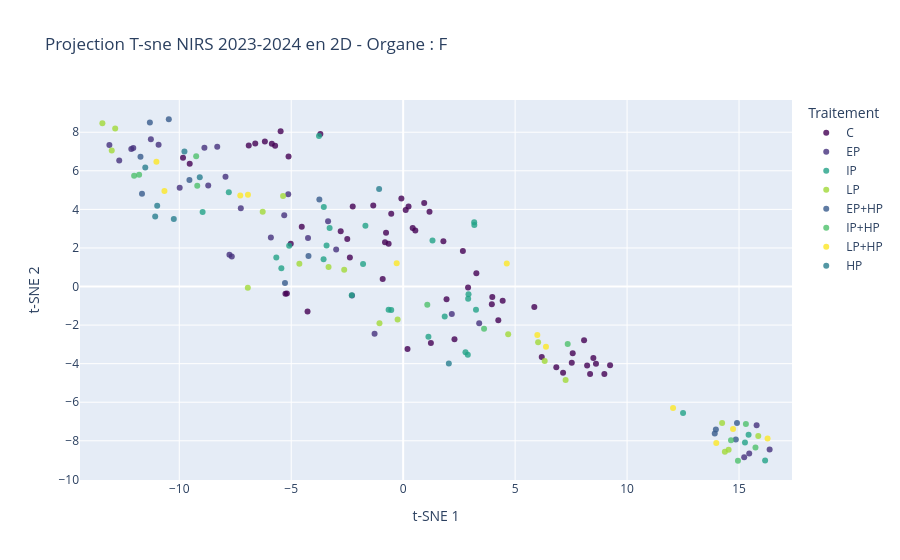
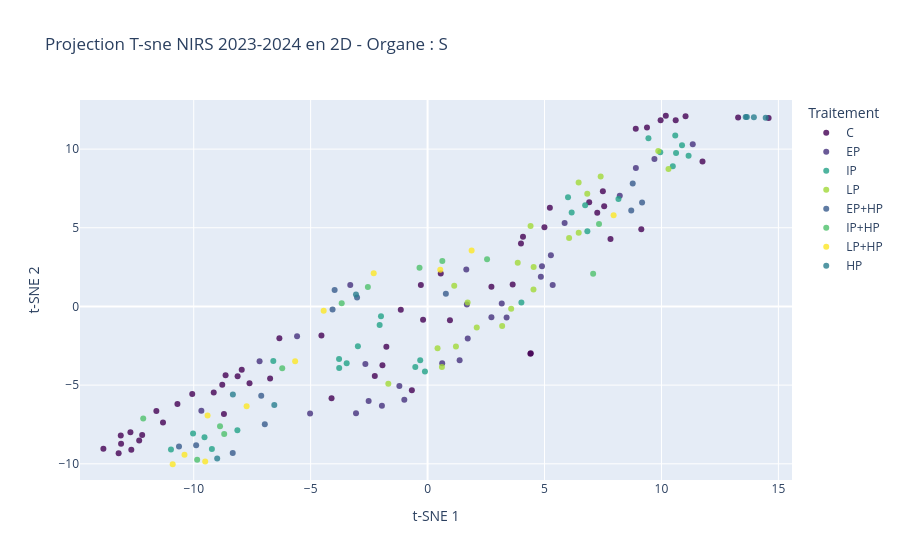

Here is the notebook cell these charts were saved with, in order:
### Code cell
organes = data_nirs['organe'].dropna().unique()

for org in organes:
    # Filtrer les données par organe
    data_org = data_nirs[data_nirs['organe'] == org].copy()
    
    X = data_org[NIRS_INDEXES].values
    X_scaled = StandardScaler().fit_transform(X)

    # Calculer une perplexity adaptée au nombre d'échantillons
    n_samples = len(data_org)
    if n_samples < 2:
        print(f"Pas assez de données pour l'organe {org}")
        continue
        
    recommended_perplexity = min(30, max(5, n_samples // 3))

    # Appliquer le t-SNE
    tsne = TSNE(n_components=2, 
                perplexity=recommended_perplexity, 
                max_iter=3000,
                random_state=42,
                verbose=0)
    
    print(f"Calcul du t-SNE pour l'organe : {org} ({n_samples} échantillons)")
    X_tsne = tsne.fit_transform(X_scaled)

    # Renommage de 'traitement' en 'Traitement' car la fonction 't_SNE_2D_display' attend une majuscule
    if 'traitement' in data_org.columns and 'Traitement' not in data_org.columns:
        data_org = data_org.rename(columns={'traitement': 'Traitement'})

    # Affichage interactif
    t_SNE_2D_display(X_tsne, data_org, f"Projection T-sne NIRS 2023-2024 en 2D - Organe : {org}")

### Figure 1 — Plotly figure (JSON) as saved in the notebook; plotly's stock layout.template omitted (floating-point values rounded to 4 significant figures)
{"data": [{"hovertemplate": "Traitement=C<br>t-SNE 1=%{x}<br>t-SNE 2=%{y}<extra></extra>", "legendgroup": "C", "marker": {"color": "rgb(68, 1, 84)", "opacity": 0.8, "symbol": "circle"}, "mode": "markers", "name": "C", "orientation": "v", "showlegend": true, "type": "scatter", "x": [5.857, -6.607, -6.896, 4.444, 0.9394, -5.473, 1.797, -6.177, 2.667, 3.98, -1.336, 0.24, -0.9145, -5.719, -0.5332, 1.176, 3.268, -3.699, -0.8104, -5.12, -0.7652, 3.96, 8.08, -0.08041, 0.5425, -5.866, 0.1128, 0.4251, 2.898, 8.986, -2.253, 8.216, 8.348, 8.611, -0.6491, 6.84, 6.189, 7.53, 9.241, 4.249, 7.572, 8.494, 1.937, 7.141, -2.496, -4.529, -5.02, -2.79, -2.38, -4.271, -9.533, -5.257, -5.194, 2.291, -9.832, 0.195, 1.238], "xaxis": "x", "y": [-1.063, 7.418, 7.31, -0.7378, 4.333, 8.051, 2.344, 7.523, 1.843, -0.5476, 4.204, 4.145, 0.3879, 7.301, 3.777, 3.875, 0.6944, 7.905, 2.299, 6.748, 2.794, -0.9158, -2.792, 4.56, 2.911, 7.397, 3.963, 3.029, -0.04487, -4.531, 4.145, -4.098, -4.532, -4.0, 2.217, -4.189, -3.655, -3.953, -4.078, -1.744, -3.461, -3.713, -0.6569, -4.466, 2.467, 3.105, 2.222, 2.866, 1.508, -1.293, 6.361, -0.3785, -0.3591, -2.734, 6.678, -3.237, -2.926], "yaxis": "y"}, {"hovertemplate": "Traitement=EP<br>t-SNE 1=%{x}<br>t-SNE 2=%{y}<extra></extra>", "legendgroup": "EP", "marker": {"color": "rgb(69, 49, 125)", "opacity": 0.8, "symbol": "circle"}, "mode": "markers", "name": "EP", "orientation": "v", "showlegend": true, "type": "scatter", "x": [-12.68, -8.877, -12.14, -8.304, -12.05, -10.92, -11.27, -13.12, -7.654, -5.908, -5.312, -3.354, -7.935, -2.993, -4.249, -7.758, -5.134, -1.277, 2.172, -2.285, -9.981, -7.251, -8.707, 3.395, 15.79, 16.37, 15.23, 15.46], "xaxis": "x", "y": [6.54, 7.19, 7.133, 7.246, 7.188, 7.347, 7.632, 7.34, 1.557, 2.548, 3.695, 3.386, 5.698, 1.913, 2.522, 1.642, 4.782, -2.45, -1.431, -0.4707, 5.118, 4.061, 5.239, -1.905, -7.193, -8.452, -8.848, -8.66], "yaxis": "y"}, {"hovertemplate": "Traitement=IP<br>t-SNE 1=%{x}<br>t-SNE 2=%{y}<extra></extra>", "legendgroup": "IP", "marker": {"color": "rgb(34, 162, 135)", "opacity": 0.8, "symbol": "circle"}, "mode": "markers", "name": "IP", "orientation": "v", "showlegend": true, "type": "scatter", "x": [-0.5339, 2.918, -1.686, 3.252, 2.902, 1.309, 3.172, -3.759, -3.286, -7.788, -3.422, -5.092, 3.178, -8.957, -3.545, -5.666, 2.783, -2.297, -3.555, 1.855, -5.441, 2.887, -0.65, -1.791, 1.128, 16.16, 15.43, 15.27, 12.5], "xaxis": "x", "y": [-1.221, -0.3961, 3.145, -1.206, -0.6352, 2.384, 3.329, 7.803, 3.034, 4.884, 2.124, 2.113, 3.19, 3.864, 4.119, 1.511, -3.408, -0.4524, 1.412, -1.559, 0.948, -3.535, -1.208, 1.162, -2.605, -9.02, -7.686, -8.084, -6.557], "yaxis": "y"}, {"hovertemplate": "Traitement=LP<br>t-SNE 1=%{x}<br>t-SNE 2=%{y}<extra></extra>", "legendgroup": "LP", "marker": {"color": "rgb(161, 217, 56)", "opacity": 0.8, "symbol": "circle"}, "mode": "markers", "name": "LP", "orientation": "v", "showlegend": true, "type": "scatter", "x": [7.254, 6.027, -13.43, -12.86, -13.01, -1.059, 6.32, 4.69, -6.938, -5.363, -3.333, -6.273, -4.636, -0.2476, -2.634, 14.54, 14.24, 15.86, 14.37], "xaxis": "x", "y": [-4.844, -2.896, 8.46, 8.191, 7.049, -1.911, -3.867, -2.471, -0.05824, 4.687, 1.016, 3.879, 1.183, -1.706, 0.8731, -8.465, -7.078, -7.746, -8.568], "yaxis": "y"}, {"hovertemplate": "Traitement=EP+HP<br>t-SNE 1=%{x}<br>t-SNE 2=%{y}<extra></extra>", "legendgroup": "EP+HP", "marker": {"color": "rgb(55, 91, 140)", "opacity": 0.8, "symbol": "circle"}, "mode": "markers", "name": "EP+HP", "orientation": "v", "showlegend": true, "type": "scatter", "x": [-10.47, -11.31, -11.66, -4.229, -11.73, -5.278, -9.547, -3.744, 13.92, 13.97, 14.86, 14.91], "xaxis": "x", "y": [8.672, 8.504, 4.807, 1.585, 6.727, 0.1871, 5.529, 4.509, -7.617, -7.409, -7.93, -7.076], "yaxis": "y"}, {"hovertemplate": "Traitement=IP+HP<br>t-SNE 1=%{x}<br>t-SNE 2=%{y}<extra></extra>", "legendgroup": "IP+HP", "marker": {"color": "rgb(77, 193, 107)", "opacity": 0.8, "symbol": "circle"}, "mode": "markers", "name": "IP+HP", "orientation": "v", "showlegend": true, "type": "scatter", "x": [3.613, 7.348, 1.077, -9.245, -12.02, -9.196, -11.79, 15.73, 15.31, 14.95, 14.64], "xaxis": "x", "y": [-2.193, -2.978, -0.9442, 6.751, 5.748, 5.226, 5.801, -8.342, -7.125, -9.033, -7.976], "yaxis": "y"}, {"hovertemplate": "Traitement=LP+HP<br>t-SNE 1=%{x}<br>t-SNE 2=%{y}<extra></extra>", "legendgroup": "LP+HP", "marker": {"color": "rgb(253, 231, 37)", "opacity": 0.8, "symbol": "circle"}, "mode": "markers", "name": "LP+HP", "orientation": "v", "showlegend": true, "type": "scatter", "x": [-0.2895, 4.627, 5.992, 6.378, -10.66, -11.02, -6.932, -7.275, 14.73, 12.05, 13.98, 16.28], "xaxis": "x", "y": [1.211, 1.2, -2.515, -3.124, 4.953, 6.469, 4.762, 4.722, -7.395, -6.3, -8.116, -7.883], "yaxis": "y"}, {"hovertemplate": "Traitement=HP<br>t-SNE 1=%{x}<br>t-SNE 2=%{y}<extra></extra>", "legendgroup": "HP", "marker": {"color": "rgb(40, 126, 142)", "opacity": 0.8, "symbol": "circle"}, "mode": "markers", "name": "HP", "orientation": "v", "showlegend": true, "type": "scatter", "x": [-9.084, -10.24, -11.08, -10.99, -9.768, -1.075, 2.04, -11.52], "xaxis": "x", "y": [5.66, 3.506, 3.627, 4.194, 7.001, 5.052, -3.988, 6.168], "yaxis": "y"}], "layout": {"legend": {"title": {"text": "Traitement"}, "tracegroupgap": 0}, "title": {"text": "Projection T-sne NIRS 2023-2024 en 2D - Organe : F"}, "xaxis": {"anchor": "y", "domain": [0, 1], "range": [-14.43, 17.37], "title": {"text": "t-SNE 1"}}, "yaxis": {"anchor": "x", "domain": [0, 1], "range": [-10.03, 9.672], "title": {"text": "t-SNE 2"}}}}

### Figure 2 — Plotly figure (JSON) as saved in the notebook; plotly's stock layout.template omitted (floating-point values rounded to 4 significant figures)
{"data": [{"hovertemplate": "Traitement=C<br>t-SNE 1=%{x}<br>t-SNE 2=%{y}<extra></extra>", "legendgroup": "C", "marker": {"color": "rgb(68, 1, 84)", "opacity": 0.8, "symbol": "circle"}, "mode": "markers", "name": "C", "orientation": "v", "showlegend": true, "type": "scatter", "x": [-4.107, -4.538, -6.734, -8.708, -13.12, -8.123, -13.11, -12.2, -8.637, -7.947, -12.71, -12.67, -13.21, -11.6, -12.33, -10.06, -9.144, -7.614, -11.31, -8.779, -10.7, -6.337, -13.86, -1.763, -0.1934, 4.079, -1.931, -1.146, 4.996, 3.993, 5.228, 10.19, 4.396, 9.381, 4.412, 10.61, 9.964, 8.901, 11.03, 7.495, 2.73, -0.2873, 0.5629, 7.551, 6.91, 7.254, -2.257, 3.638, 0.956, 9.138, -0.6731, 11.75, 14.58, 7.821, 13.28], "xaxis": "x", "y": [-5.828, -1.845, -4.573, -6.841, -8.203, -4.437, -8.732, -8.173, -4.373, -4.016, -7.991, -9.113, -9.337, -6.642, -8.516, -5.56, -5.471, -4.886, -7.376, -4.973, -6.206, -2.021, -9.047, -2.56, -0.8456, 4.425, -3.738, -0.2058, 5.038, 4.006, 6.269, 12.12, -2.999, 11.38, -2.967, 11.83, 11.84, 11.3, 12.09, 7.316, 1.253, 1.369, 2.089, 6.368, 6.626, 5.96, -4.423, 1.398, -0.8844, 4.901, -5.322, 9.205, 11.97, 4.283, 12.01], "yaxis": "y"}, {"hovertemplate": "Traitement=EP<br>t-SNE 1=%{x}<br>t-SNE 2=%{y}<extra></extra>", "legendgroup": "EP", "marker": {"color": "rgb(69, 49, 125)", "opacity": 0.8, "symbol": "circle"}, "mode": "markers", "name": "EP", "orientation": "v", "showlegend": true, "type": "scatter", "x": [-0.9947, -1.953, 4.892, -3.06, 8.218, -2.521, 3.171, 1.716, 8.905, 4.843, 1.37, 5.273, 5.859, 1.655, -2.66, 2.729, 0.6241, 1.68, -5.024, -1.207, 5.349, 9.699, 3.378, 11.34, -9.673, -5.581, -7.184, -3.307], "xaxis": "x", "y": [-5.923, -6.316, 2.55, -6.79, 7.032, -6.002, 0.1923, -2.038, 8.793, 1.88, -3.427, 3.253, 5.308, 2.344, -3.658, -0.6812, -3.616, 0.1316, -6.797, -5.063, 1.363, 9.364, -0.6962, 10.3, -6.632, -1.897, -3.481, 1.362], "yaxis": "y"}, {"hovertemplate": "Traitement=IP<br>t-SNE 1=%{x}<br>t-SNE 2=%{y}<extra></extra>", "legendgroup": "IP", "marker": {"color": "rgb(34, 162, 135)", "opacity": 0.8, "symbol": "circle"}, "mode": "markers", "name": "IP", "orientation": "v", "showlegend": true, "type": "scatter", "x": [-2.05, -8.133, -9.223, -3.78, -3.785, -3.46, -2.98, -1.993, -0.3154, 4.011, 6.738, 9.948, 6.005, 6.161, -0.5256, -0.113, -6.597, -10.03, -9.539, -10.97, 11.16, 10.88, 10.48, 10.62, 10.59, 6.832, 8.161, 9.443], "xaxis": "x", "y": [-1.177, -7.874, -9.068, -3.905, -3.345, -3.613, -2.534, -0.6262, -3.42, 0.2526, 6.436, 9.794, 6.943, 5.968, -3.854, -4.142, -3.471, -8.073, -8.321, -9.093, 9.58, 10.25, 8.905, 9.751, 10.87, 4.78, 6.832, 10.69], "yaxis": "y"}, {"hovertemplate": "Traitement=LP<br>t-SNE 1=%{x}<br>t-SNE 2=%{y}<extra></extra>", "legendgroup": "LP", "marker": {"color": "rgb(161, 217, 56)", "opacity": 0.8, "symbol": "circle"}, "mode": "markers", "name": "LP", "orientation": "v", "showlegend": true, "type": "scatter", "x": [3.573, 2.102, 1.139, 6.828, 4.403, 6.458, 1.212, 3.855, -1.679, 6.051, 0.6128, 1.712, 4.535, 10.3, 3.188, 4.528, 7.4, 6.462, 0.4257, 9.862], "xaxis": "x", "y": [-0.1454, -1.342, 1.319, 7.166, 5.107, 7.883, -2.541, 2.778, -4.915, 4.351, -3.842, 0.2573, 2.515, 8.739, -1.235, 1.079, 8.253, 4.682, -2.658, 9.883], "yaxis": "y"}, {"hovertemplate": "Traitement=EP+HP<br>t-SNE 1=%{x}<br>t-SNE 2=%{y}<extra></extra>", "legendgroup": "EP+HP", "marker": {"color": "rgb(55, 91, 140)", "opacity": 0.8, "symbol": "circle"}, "mode": "markers", "name": "EP+HP", "orientation": "v", "showlegend": true, "type": "scatter", "x": [-4.064, -10.63, -9.896, -6.96, -7.113, -8.332, -3.975, -3.015, 8.708, 0.7807, 8.771, 9.172], "xaxis": "x", "y": [-0.1979, -8.904, -8.82, -7.494, -5.683, -9.32, 1.05, 0.5635, 6.098, 0.8126, 7.811, 6.61], "yaxis": "y"}, {"hovertemplate": "Traitement=IP+HP<br>t-SNE 1=%{x}<br>t-SNE 2=%{y}<extra></extra>", "legendgroup": "IP+HP", "marker": {"color": "rgb(77, 193, 107)", "opacity": 0.8, "symbol": "circle"}, "mode": "markers", "name": "IP+HP", "orientation": "v", "showlegend": true, "type": "scatter", "x": [-8.875, -9.853, 0.6308, -3.672, -12.16, -6.215, 7.079, -2.553, -8.696, -0.3448, 7.33, 2.543], "xaxis": "x", "y": [-7.621, -9.737, 2.883, 0.1997, -7.117, -3.935, 2.076, 1.231, -8.099, 2.464, 5.241, 3.006], "yaxis": "y"}, {"hovertemplate": "Traitement=LP+HP<br>t-SNE 1=%{x}<br>t-SNE 2=%{y}<extra></extra>", "legendgroup": "LP+HP", "marker": {"color": "rgb(253, 231, 37)", "opacity": 0.8, "symbol": "circle"}, "mode": "markers", "name": "LP+HP", "orientation": "v", "showlegend": true, "type": "scatter", "x": [-5.664, -9.407, -10.39, -7.738, -10.9, -2.304, -9.51, 0.5418, 1.883, -4.443, 7.954], "xaxis": "x", "y": [-3.482, -6.936, -9.418, -6.336, -10.03, 2.108, -9.855, 2.336, 3.559, -0.2781, 5.8], "yaxis": "y"}, {"hovertemplate": "Traitement=HP<br>t-SNE 1=%{x}<br>t-SNE 2=%{y}<extra></extra>", "legendgroup": "HP", "marker": {"color": "rgb(40, 126, 142)", "opacity": 0.8, "symbol": "circle"}, "mode": "markers", "name": "HP", "orientation": "v", "showlegend": true, "type": "scatter", "x": [-8.326, -6.555, -8.996, -3.062, 14.46, 13.95, 13.6, 13.65], "xaxis": "x", "y": [-5.602, -6.256, -9.662, 0.7552, 11.99, 12.03, 12.04, 12.04], "yaxis": "y"}], "layout": {"legend": {"title": {"text": "Traitement"}, "tracegroupgap": 0}, "title": {"text": "Projection T-sne NIRS 2023-2024 en 2D - Organe : S"}, "xaxis": {"anchor": "y", "domain": [0, 1], "range": [-14.86, 15.58], "title": {"text": "t-SNE 1"}}, "yaxis": {"anchor": "x", "domain": [0, 1], "range": [-11.03, 13.12], "title": {"text": "t-SNE 2"}}}}
